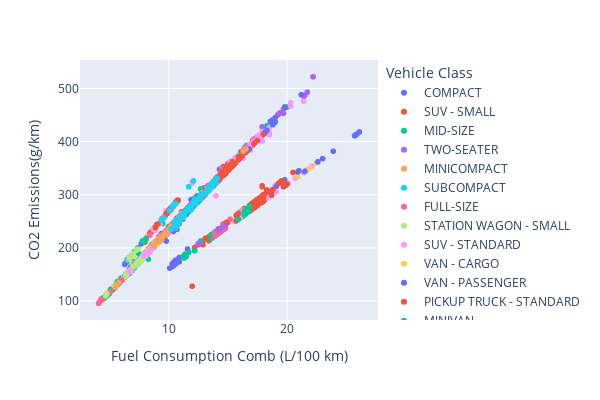

The code cell stored with this chart in its notebook:
### Code cell
from plotly.subplots import make_subplots
import plotly.express as px

# 여러 개의 그래프(서브플롯)를 넣을 수 있는 빈 도화지 만들기
fig = make_subplots()

# 산점도(Scatter Plot) 그리기
px.scatter(
    data_frame=co_df,                        # 사용할 데이터프레임 (자동차 데이터라고 가정)
    x='Fuel Consumption Comb (L/100 km)',    # X축 → 연료 소비량 (리터/100km)
    y='CO2 Emissions(g/km)',                 # Y축 → CO2 배출량 (g/km)
    width=600,                               # 그래프 가로 크기
    height=400,                              # 그래프 세로 크기
    color='Vehicle Class'                    # 점 색깔을 차량 종류별로 다르게 표시, 범례 자동생성 
)

### Figure 1 — Plotly figure (JSON) as saved in the notebook; plotly's stock layout.template omitted (floating-point values rounded to 4 significant figures; data arrays with more than 128 entries replaced by an {"elided": "..."} marker saying what was removed)
{"data": [{"hovertemplate": "Vehicle Class=COMPACT<br>Fuel Consumption Comb (L/100 km)=%{x}<br>CO2 Emissions(g/km)=%{y}<extra></extra>", "legendgroup": "COMPACT", "marker": {"color": "#636efa", "symbol": "circle"}, "mode": "markers", "name": "COMPACT", "showlegend": true, "type": "scattergl", "x": {"elided": "1022 float values"}, "xaxis": "x", "y": {"elided": "1022 int values"}, "yaxis": "y"}, {"hovertemplate": "Vehicle Class=SUV - SMALL<br>Fuel Consumption Comb (L/100 km)=%{x}<br>CO2 Emissions(g/km)=%{y}<extra></extra>", "legendgroup": "SUV - SMALL", "marker": {"color": "#EF553B", "symbol": "circle"}, "mode": "markers", "name": "SUV - SMALL", "showlegend": true, "type": "scattergl", "x": {"elided": "1217 float values"}, "xaxis": "x", "y": {"elided": "1217 int values"}, "yaxis": "y"}, {"hovertemplate": "Vehicle Class=MID-SIZE<br>Fuel Consumption Comb (L/100 km)=%{x}<br>CO2 Emissions(g/km)=%{y}<extra></extra>", "legendgroup": "MID-SIZE", "marker": {"color": "#00cc96", "symbol": "circle"}, "mode": "markers", "name": "MID-SIZE", "showlegend": true, "type": "scattergl", "x": {"elided": "1133 float values"}, "xaxis": "x", "y": {"elided": "1133 int values"}, "yaxis": "y"}, {"hovertemplate": "Vehicle Class=TWO-SEATER<br>Fuel Consumption Comb (L/100 km)=%{x}<br>CO2 Emissions(g/km)=%{y}<extra></extra>", "legendgroup": "TWO-SEATER", "marker": {"color": "#ab63fa", "symbol": "circle"}, "mode": "markers", "name": "TWO-SEATER", "showlegend": true, "type": "scattergl", "x": {"elided": "460 float values"}, "xaxis": "x", "y": {"elided": "460 int values"}, "yaxis": "y"}, {"hovertemplate": "Vehicle Class=MINICOMPACT<br>Fuel Consumption Comb (L/100 km)=%{x}<br>CO2 Emissions(g/km)=%{y}<extra></extra>", "legendgroup": "MINICOMPACT", "marker": {"color": "#FFA15A", "symbol": "circle"}, "mode": "markers", "name": "MINICOMPACT", "showlegend": true, "type": "scattergl", "x": {"elided": "326 float values"}, "xaxis": "x", "y": {"elided": "326 int values"}, "yaxis": "y"}, {"hovertemplate": "Vehicle Class=SUBCOMPACT<br>Fuel Consumption Comb (L/100 km)=%{x}<br>CO2 Emissions(g/km)=%{y}<extra></extra>", "legendgroup": "SUBCOMPACT", "marker": {"color": "#19d3f3", "symbol": "circle"}, "mode": "markers", "name": "SUBCOMPACT", "showlegend": true, "type": "scattergl", "x": {"elided": "606 float values"}, "xaxis": "x", "y": {"elided": "606 int values"}, "yaxis": "y"}, {"hovertemplate": "Vehicle Class=FULL-SIZE<br>Fuel Consumption Comb (L/100 km)=%{x}<br>CO2 Emissions(g/km)=%{y}<extra></extra>", "legendgroup": "FULL-SIZE", "marker": {"color": "#FF6692", "symbol": "circle"}, "mode": "markers", "name": "FULL-SIZE", "showlegend": true, "type": "scattergl", "x": {"elided": "639 float values"}, "xaxis": "x", "y": {"elided": "639 int values"}, "yaxis": "y"}, {"hovertemplate": "Vehicle Class=STATION WAGON - SMALL<br>Fuel Consumption Comb (L/100 km)=%{x}<br>CO2 Emissions(g/km)=%{y}<extra></extra>", "legendgroup": "STATION WAGON - SMALL", "marker": {"color": "#B6E880", "symbol": "circle"}, "mode": "markers", "name": "STATION WAGON - SMALL", "showlegend": true, "type": "scattergl", "x": {"elided": "252 float values"}, "xaxis": "x", "y": {"elided": "252 int values"}, "yaxis": "y"}, {"hovertemplate": "Vehicle Class=SUV - STANDARD<br>Fuel Consumption Comb (L/100 km)=%{x}<br>CO2 Emissions(g/km)=%{y}<extra></extra>", "legendgroup": "SUV - STANDARD", "marker": {"color": "#FF97FF", "symbol": "circle"}, "mode": "markers", "name": "SUV - STANDARD", "showlegend": true, "type": "scattergl", "x": {"elided": "735 float values"}, "xaxis": "x", "y": {"elided": "735 int values"}, "yaxis": "y"}, {"hovertemplate": "Vehicle Class=VAN - CARGO<br>Fuel Consumption Comb (L/100 km)=%{x}<br>CO2 Emissions(g/km)=%{y}<extra></extra>", "legendgroup": "VAN - CARGO", "marker": {"color": "#FECB52", "symbol": "circle"}, "mode": "markers", "name": "VAN - CARGO", "showlegend": true, "type": "scattergl", "x": [15.1, 15.9, 20.9, 16.5, 21.5, 16.5, 21.5, 16.5, 22.6, 16.2, 21.9, 17.2, 22.5, 15.1, 15.9, 20.9, 16.5, 21.5, 16.5, 21.5, 16.5, 22.6], "xaxis": "x", "y": [347, 366, 334, 380, 344, 380, 344, 380, 362, 373, 350, 396, 360, 347, 366, 334, 380, 344, 380, 344, 380, 362], "yaxis": "y"}, {"hovertemplate": "Vehicle Class=VAN - PASSENGER<br>Fuel Consumption Comb (L/100 km)=%{x}<br>CO2 Emissions(g/km)=%{y}<extra></extra>", "legendgroup": "VAN - PASSENGER", "marker": {"color": "#636efa", "symbol": "circle"}, "mode": "markers", "name": "VAN - PASSENGER", "showlegend": true, "type": "scattergl", "x": [16.5, 21.5, 16.5, 22.6, 18.0, 18.8, 25.7, 18.2, 18.9, 25.8, 16.8, 23.0, 21.2, 18.3, 23.9, 16.5, 21.5, 16.5, 22.6, 18.0, 18.8, 25.7, 18.2, 18.9, 25.8, 18.0, 18.8, 18.8, 25.9, 18.1, 19.0, 19.0, 26.1, 14.7, 14.8, 19.7, 18.0, 18.8, 18.8, 25.9, 18.1, 19.0, 19.0, 26.1, 18.8, 19.8, 14.6, 15.2, 21.0, 18.8, 19.8, 18.6, 19.0, 14.6, 15.1, 20.9, 18.6, 19.0, 14.7, 15.1, 14.7, 15.2, 14.5, 19.1, 15.0, 19.8], "xaxis": "x", "y": [380, 344, 380, 362, 414, 432, 411, 419, 435, 413, 386, 368, 488, 421, 382, 380, 344, 380, 362, 414, 432, 411, 419, 435, 413, 414, 432, 432, 414, 416, 437, 437, 418, 338, 340, 315, 414, 432, 432, 414, 416, 437, 437, 418, 441, 465, 342, 356, 345, 441, 465, 438, 445, 344, 354, 343, 438, 445, 345, 354, 346, 355, 340, 316, 352, 328], "yaxis": "y"}, {"hovertemplate": "Vehicle Class=PICKUP TRUCK - STANDARD<br>Fuel Consumption Comb (L/100 km)=%{x}<br>CO2 Emissions(g/km)=%{y}<extra></extra>", "legendgroup": "PICKUP TRUCK - STANDARD", "marker": {"color": "#EF553B", "symbol": "circle"}, "mode": "markers", "name": "PICKUP TRUCK - STANDARD", "showlegend": true, "type": "scattergl", "x": {"elided": "538 float values"}, "xaxis": "x", "y": {"elided": "538 int values"}, "yaxis": "y"}, {"hovertemplate": "Vehicle Class=MINIVAN<br>Fuel Consumption Comb (L/100 km)=%{x}<br>CO2 Emissions(g/km)=%{y}<extra></extra>", "legendgroup": "MINIVAN", "marker": {"color": "#00cc96", "symbol": "circle"}, "mode": "markers", "name": "MINIVAN", "showlegend": true, "type": "scattergl", "x": [12.0, 16.8, 11.8, 16.5, 10.6, 12.0, 9.7, 9.8, 11.1, 11.4, 15.9, 11.3, 12.4, 12.1, 12.0, 16.8, 11.8, 16.4, 10.6, 11.6, 11.4, 12.5, 9.6, 9.8, 10.5, 11.4, 15.9, 11.4, 12.5, 12.0, 16.8, 11.8, 16.4, 10.6, 11.6, 11.4, 12.5, 9.7, 9.8, 11.4, 12.5, 10.9, 10.6, 11.8, 16.7, 10.7, 11.6, 11.4, 12.5, 9.6, 9.8, 10.9, 11.7, 10.9, 10.6, 11.8, 16.7, 10.7, 10.6, 11.6, 11.4, 12.5, 10.9, 11.7, 10.9, 10.6, 11.8, 16.7, 10.7, 10.6, 11.5, 10.8, 11.7, 10.6, 10.6, 11.8, 10.6, 11.5, 11.0, 11.7], "xaxis": "x", "y": [276, 269, 271, 264, 244, 276, 223, 225, 255, 262, 254, 260, 285, 278, 276, 269, 271, 262, 244, 267, 262, 288, 221, 225, 242, 262, 254, 262, 288, 282, 279, 276, 269, 250, 275, 269, 296, 226, 229, 267, 290, 257, 249, 276, 274, 251, 275, 269, 296, 226, 230, 255, 274, 259, 249, 276, 274, 252, 247, 275, 269, 296, 256, 274, 259, 249, 276, 274, 252, 247, 272, 254, 274, 249, 249, 276, 248, 271, 259, 274], "yaxis": "y"}, {"hovertemplate": "Vehicle Class=SPECIAL PURPOSE VEHICLE<br>Fuel Consumption Comb (L/100 km)=%{x}<br>CO2 Emissions(g/km)=%{y}<extra></extra>", "legendgroup": "SPECIAL PURPOSE VEHICLE", "marker": {"color": "#ab63fa", "symbol": "circle"}, "mode": "markers", "name": "SPECIAL PURPOSE VEHICLE", "showlegend": true, "type": "scattergl", "x": [9.5, 9.9, 10.1, 10.4, 10.2, 12.2, 9.3, 9.4, 9.4, 9.9, 10.2, 10.4, 10.1, 12.2, 9.4, 9.8, 9.4, 9.5, 10.4, 10.4, 14.2, 10.7, 10.7, 14.6, 10.7, 10.7, 14.6, 11.4, 12.7, 10.2, 10.9, 9.4, 9.8, 9.4, 10.4, 14.2, 10.8, 14.7, 12.7, 10.2, 10.5, 9.4, 9.9, 9.3, 10.4, 14.3, 10.7, 14.7, 12.7, 10.7, 11.4, 9.3, 9.9, 9.3, 9.3, 12.6, 10.6, 9.2, 9.2, 12.5, 10.7, 12.7, 10.7, 10.5, 11.4, 9.3, 9.9, 9.3, 12.6, 9.3, 10.6, 9.2, 9.2, 12.5, 10.7, 9.3, 9.9], "xaxis": "x", "y": [218, 228, 232, 239, 235, 281, 214, 216, 216, 228, 235, 239, 232, 281, 216, 225, 220, 223, 243, 243, 233, 252, 252, 240, 252, 252, 240, 268, 298, 233, 248, 220, 231, 220, 244, 234, 253, 242, 298, 240, 248, 220, 232, 218, 244, 234, 251, 241, 298, 251, 268, 218, 232, 219, 219, 209, 247, 214, 214, 208, 251, 297, 251, 248, 268, 218, 232, 219, 209, 219, 247, 214, 214, 208, 251, 218, 232], "yaxis": "y"}, {"hovertemplate": "Vehicle Class=STATION WAGON - MID-SIZE<br>Fuel Consumption Comb (L/100 km)=%{x}<br>CO2 Emissions(g/km)=%{y}<extra></extra>", "legendgroup": "STATION WAGON - MID-SIZE", "marker": {"color": "#FFA15A", "symbol": "circle"}, "mode": "markers", "name": "STATION WAGON - MID-SIZE", "showlegend": true, "type": "scattergl", "x": [9.2, 9.3, 10.5, 13.5, 13.5, 5.5, 9.3, 9.3, 10.8, 13.3, 9.4, 9.8, 9.9, 5.6, 9.0, 9.3, 13.3, 10.8, 9.8, 9.9, 5.6, 8.9, 11.0, 9.8, 9.9, 5.8, 8.7, 9.4, 9.4, 13.3, 9.6, 9.5, 11.1, 9.8, 9.9, 5.8, 9.3, 9.2, 9.6, 10.2, 12.7, 9.6, 10.8, 10.2, 10.3, 16.3, 9.4, 10.0, 12.7, 10.2, 10.3, 16.5, 16.5], "xaxis": "x", "y": [212, 214, 242, 310, 310, 126, 214, 214, 248, 306, 216, 225, 228, 129, 214, 220, 310, 253, 230, 232, 131, 210, 259, 230, 232, 135, 204, 219, 221, 312, 225, 222, 261, 230, 232, 135, 216, 214, 224, 239, 299, 225, 254, 240, 242, 382, 219, 233, 299, 240, 242, 386, 386], "yaxis": "y"}, {"hovertemplate": "Vehicle Class=PICKUP TRUCK - SMALL<br>Fuel Consumption Comb (L/100 km)=%{x}<br>CO2 Emissions(g/km)=%{y}<extra></extra>", "legendgroup": "PICKUP TRUCK - SMALL", "marker": {"color": "#19d3f3", "symbol": "circle"}, "mode": "markers", "name": "PICKUP TRUCK - SMALL", "showlegend": true, "type": "scattergl", "x": {"elided": "159 float values"}, "xaxis": "x", "y": {"elided": "159 int values"}, "yaxis": "y"}], "layout": {"height": 400, "legend": {"title": {"text": "Vehicle Class"}, "tracegroupgap": 0}, "margin": {"t": 60}, "width": 600, "xaxis": {"anchor": "y", "domain": [0, 1], "title": {"text": "Fuel Consumption Comb (L/100 km)"}}, "yaxis": {"anchor": "x", "domain": [0, 1], "title": {"text": "CO2 Emissions(g/km)"}}}}
